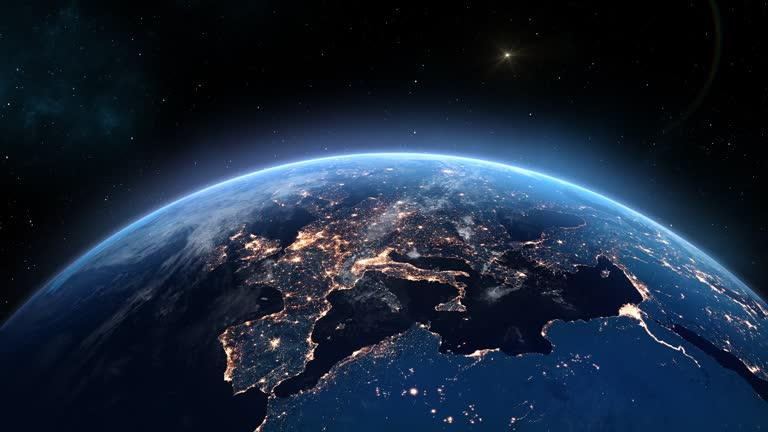
#> input picture public/earth.png, 768 x 432 px, found by its file name
$ python mask_earth_hard.py
#> lines starting #> are read from the running program, lines starting #| are printed output that depends on the picture; after the words box and inside, x2 and y2 are one past the last pixel; in counts of white or black regions, pixels touching at a corner belong together
from PIL import Image, ImageDraw, ImageEnhance
import sys

# We use the original earth.png which has the continents
input_path = '/Users/advay/plannrai-web/public/earth.png'
output_path = '/Users/advay/plannrai-web/public/eclipsed_earth_transparent.png'

try:
    img = Image.open(input_path).convert("RGBA")
#> img is the input picture: PIL image 768x432 RGBA; mean R, G, B, A 25.7, 39.4, 58.1, 255
except Exception as e:
    print(f"Failed to open {input_path}: {e}")
    sys.exit(1)

width, height = img.size
#> width = 768; height = 432
# Create a strict circular mask
mask = Image.new("L", (width, height), 0)
#> mask: PIL image 768x432 L; every value is 0
draw = ImageDraw.Draw(mask)

# Radius needs to be tight to the planet. 0.46 of the width/height
radius = min(width, height) * 0.46
#> radius = 198.7
cx, cy = width / 2, height / 2
#> cx = 384; cy = 216

# Draw strict white circle with no blur
draw.ellipse((cx - radius, cy - radius, cx + radius, cy + radius), fill=255)

# Darken the earth so it doesn't wash out text
enhancer = ImageEnhance.Brightness(img)
img = enhancer.enhance(0.4)
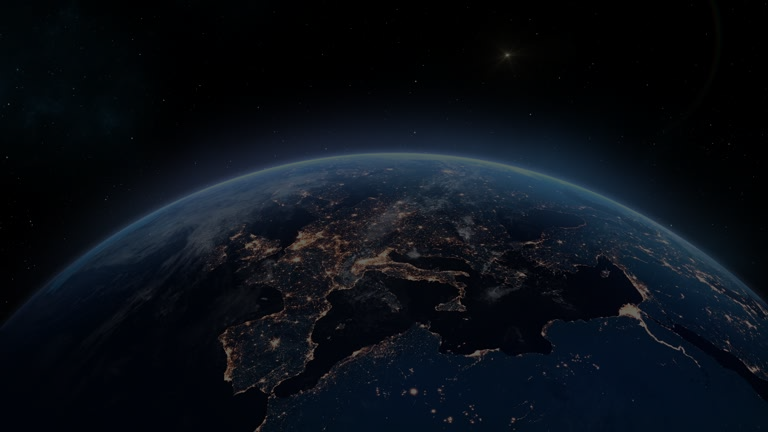
#> img: PIL image 768x432 RGBA; mean R, G, B, A 9.9, 15.4, 22.9, 255

# Apply mask directly
img.putalpha(mask)
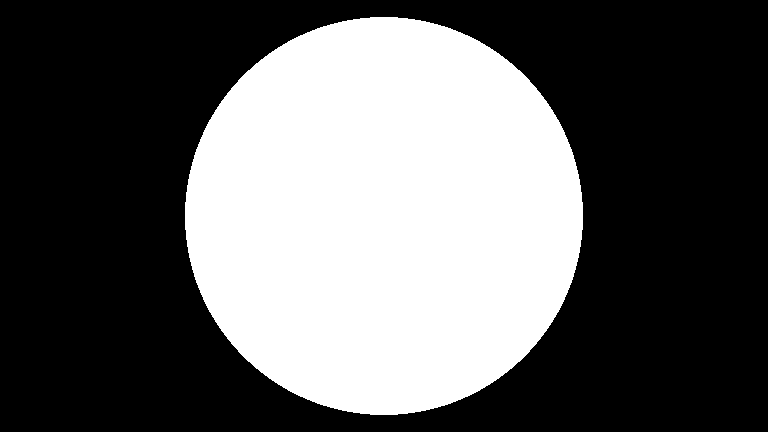
#> mask: PIL image 768x432 L; 37.5% white; 1 white region, box (x1, y1, x2, y2) and area: (185, 17, 583, 415) 124340
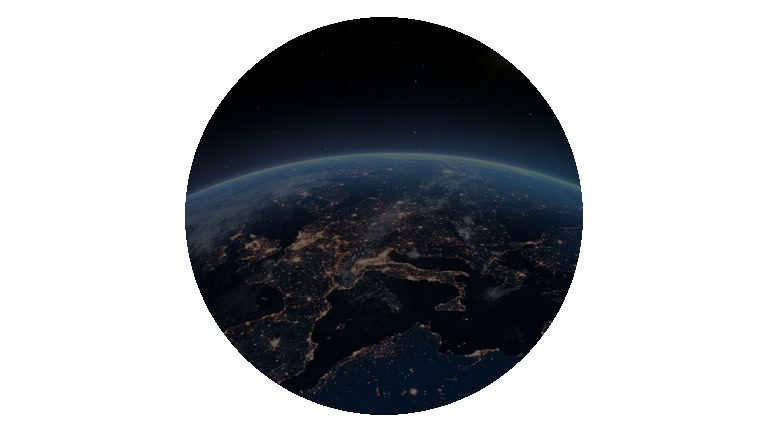
#> img: PIL image 768x432 RGBA; mean R, G, B, A 9.9, 15.4, 22.9, 95.6; transparent parts drawn white

# Crop the image to exactly the bounding box of the circle so the element itself is perfectly circular
# This removes all the blank space around the circle
box = (int(cx - radius), int(cy - radius), int(cx + radius), int(cy + radius))
#> box = (185, 17, 582, 414)
img = img.crop(box)
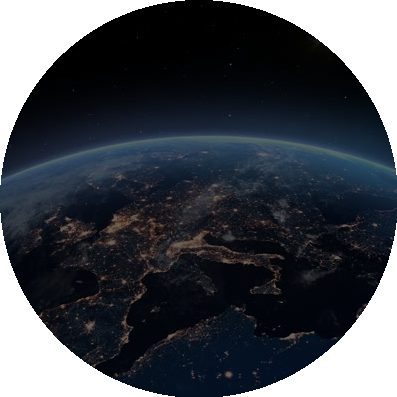
#> img: PIL image 397x397 RGBA; mean R, G, B, A 14.9, 20, 28.2, 201.1; transparent parts drawn white

img.save(output_path)
print("Successfully generated strict masked earth")
